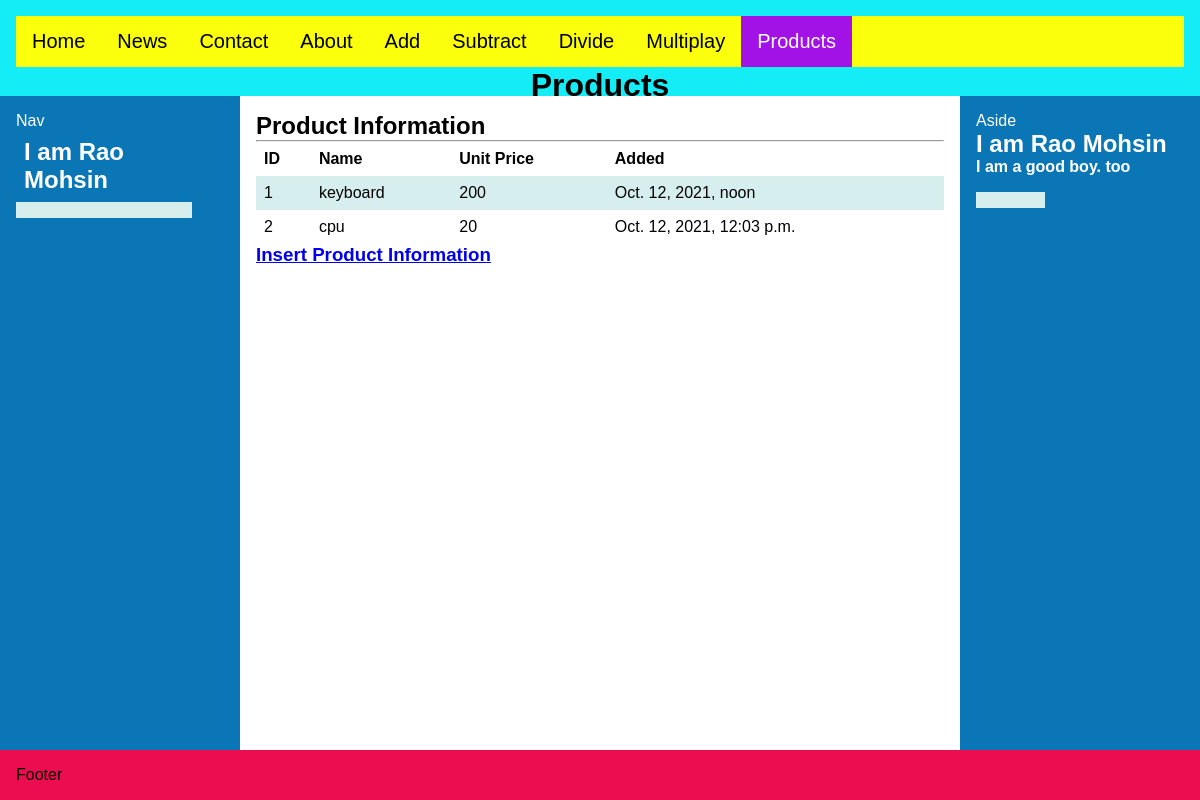
/products, run on an earlier commit of the app's database.
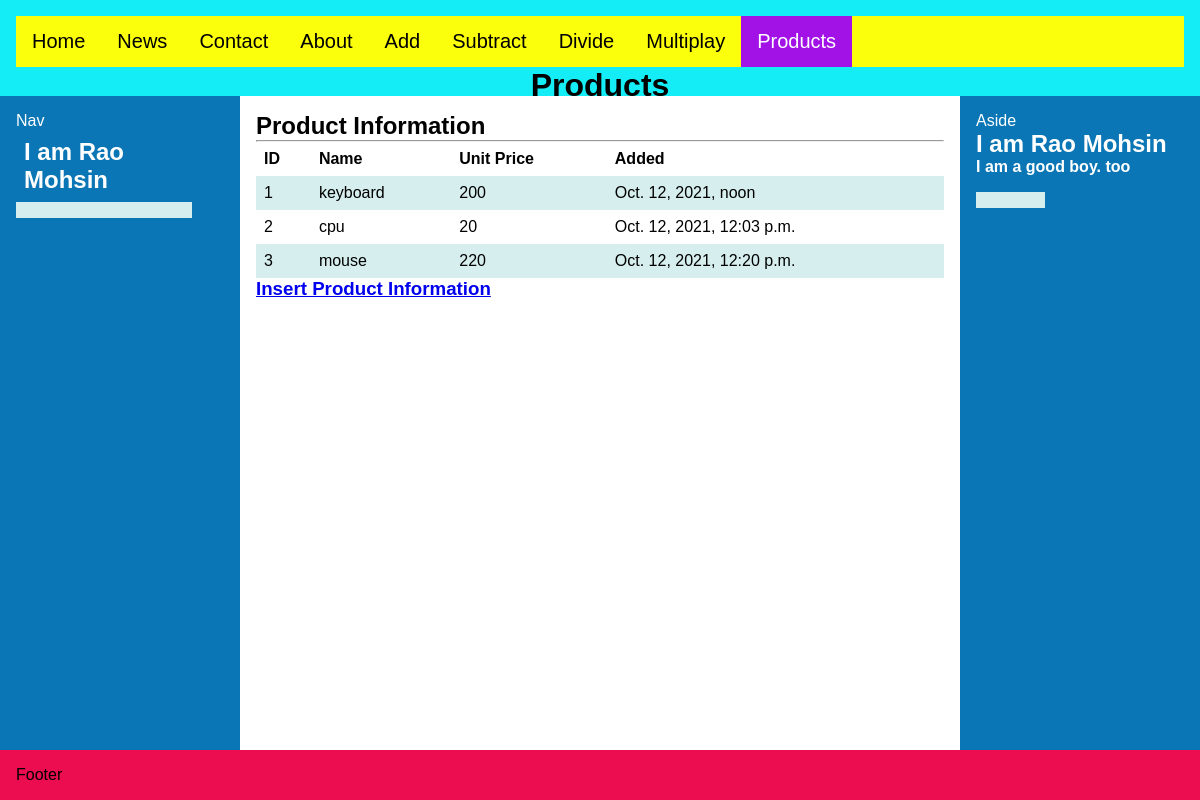
And on a later commit of the database.
### tempapp1/models.py (models this page shows)
class Products(models.Model):
	pname = models.CharField(max_length=100)
	unitprice = models.IntegerField(default=0)
	added = models.DateTimeField(auto_now_add=True)

### tempapp1/views.py (the view)
# urls.py: path('products', views.products,name='products'),
def products(request):
	dests = Products.objects.all()
	return render(request,'products.html',{"title":"Products", "dests":dests})

### templates/products.html (shortened to what this page needs)
{% extends 'base.html' %}
{% block content %}
    <article>
        <h1>Product Information</h1>
        <hr>
        <table>
            <tr>
                <th>ID</th>
                <th>Name</th>
                <th>Unit Price</th>
                <th>Added</th>
            </tr>
            {% for mydest in dests %}
            <tr>
                <td>{{ mydest.id }}</td>
                <td>{{ mydest.pname }} </td>
                <td>{{ mydest.unitprice }} </td>
                <td>{{ mydest.added }}</td>
            </tr>
            {% endfor %}
        </table>
        <a href="pi"><h3>Insert Product Information</h3></a>
    </article>
    <nav>Nav
        <table>
            <tr>
                <td><h1>I am Rao Mohsin</h1></td>
                <td><p></p></td>
                <td><h3></h3></td>
            </tr>
            <tr>
                <td></td>
            </tr>
        </table>
    </nav>
    <aside>Aside
        <h1>I am Rao Mohsin</h1>
        <h4>I am a good boy. too</h4>
        <table>
            <tr>
                <td><h1></h1></td>
                <td><p></p></td>
                <td><h3></h3></td>
            </tr>
            <tr>
                <td></td>
            </tr>
        </table>
    </aside>
{% endblock %}

What changed in the data, as far as the page shows it:
added Products: id "3", pname "mouse", unitprice "220", added "Oct. 12, 2021, 12:20 p.m."
